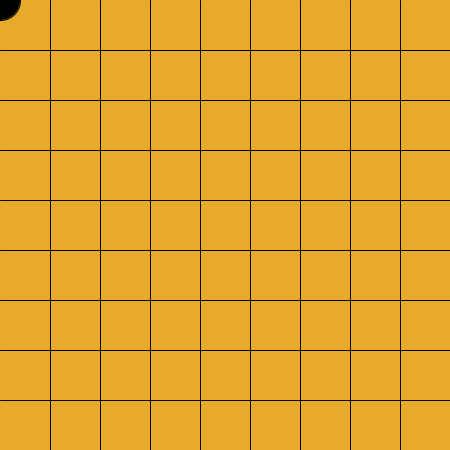
Frame 1 (no input)
Frame 60 (the mouse pressed at the canvas centre just before this capture): identical to frame 1, image omitted
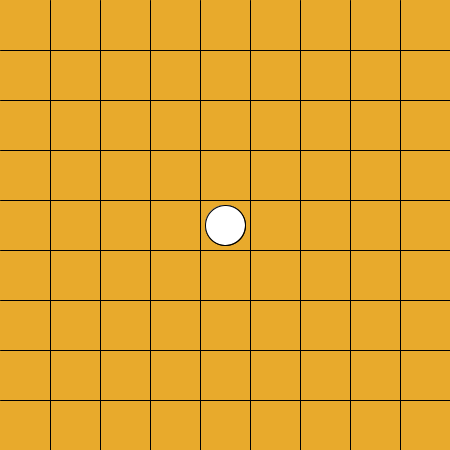
Frame 120 (the mouse held since frame 60 and released just before this capture)

The Processing sketch that drew these frames (run headless with seeded random() and noise(); from frame 60 on, the mouse is pressed at the canvas centre):

// Processing sketch: week16_go_many_black_white
// ── week16_go_many_black_white.pde
/*
week16 go many black white
(1)convert the code to p5.js
(2)copy and paste
(3)it will jump out the local temporary webpage of 127.0.0.1 when pressed theRun button
(4)save as 'go' and change line 8 'sketch.js' as 'go.js' in index.html
(5)login Github and upload the file to the repository'XXX.github.io'
(6)after 5 minutes, the website is able to work through 'xxx.github.io/go'
*/
void setup(){
  size(450,450);
}
int []bx=new int[100];
int []by=new int[100];
int N=0;
void draw(){
  background(#E8AA2C);
  for(int y=50;y<450;y+=50){
    line(0,y,450,y);
  }
  for(int x=50;x<450;x+=50){
    line(x,0,x,450);
  }
  for(int i=0;i<N;i++){
    if(i%2==0) fill(0);
    else fill(255);
    ellipse(bx[i],by[i],40,40);
  }
  if(N%2==0) fill(0);
  else fill(255);
  ellipse(mouseX,mouseY,40,40);
}
void mousePressed(){
  bx[N]=mouseX;by[N]=mouseY;
  N++;
}
